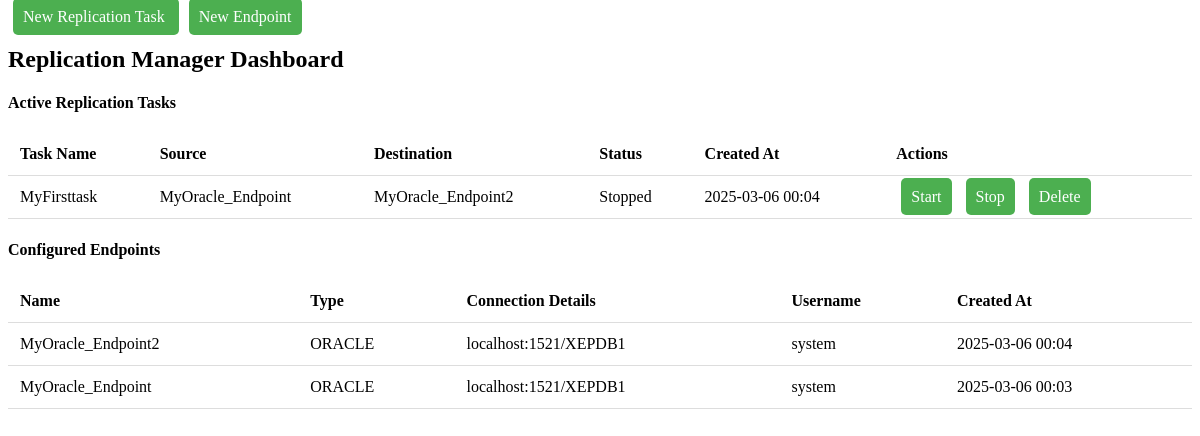
Before: / with the older database file.
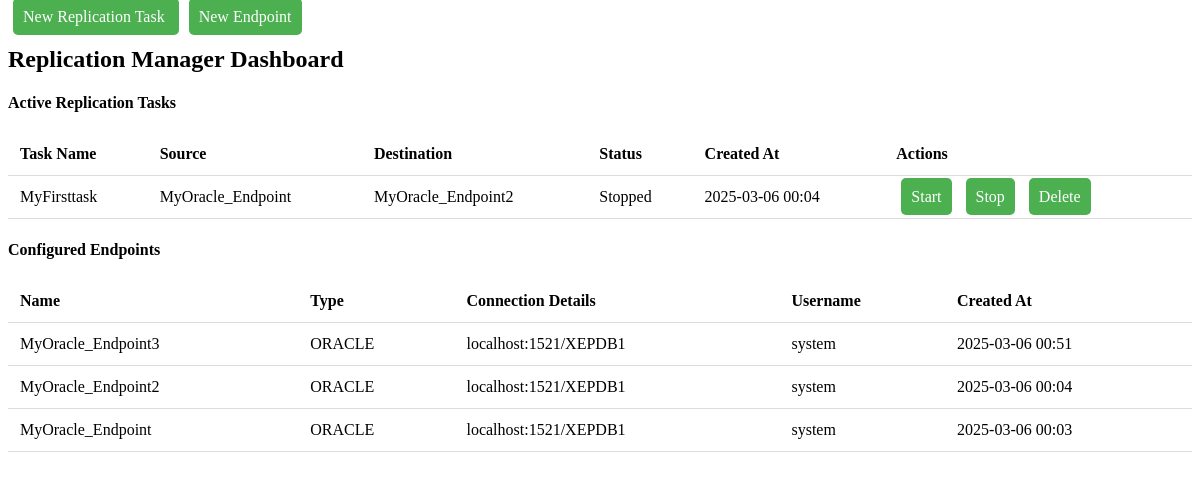
After: the same page with the newer database file.
### app/models/task.py (models this page shows, shortened)
class ReplicationTask(db.Model):
    __tablename__ = 'replication_task'
    id = db.Column(db.Integer, primary_key=True)
    name = db.Column(db.String(120), unique=True, nullable=False)
    source_id = db.Column(db.Integer, db.ForeignKey('endpoint.id'), nullable=False)
    destination_id = db.Column(db.Integer, db.ForeignKey('endpoint.id'), nullable=False)
    tables = db.Column(db.JSON)
    cdc_type = db.Column(db.String(20))
    cdc_config = db.Column(db.JSON)
    status = db.Column(db.String(20), default='stopped')
    options = db.Column(db.JSON)
    last_position = db.Column(db.JSON)
    created_at = db.Column(db.DateTime, default=db.func.now())
    source = db.relationship('Endpoint', foreign_keys=[source_id], backref='source_tasks')
    destination = db.relationship('Endpoint', foreign_keys=[destination_id], backref='destination_tasks')

### app/models/endpoint.py (models this page shows, shortened)
class Endpoint(db.Model):
    id = db.Column(db.Integer, primary_key=True)
    name = db.Column(db.String(100), unique=True, nullable=False)
    type = db.Column(db.String(20), nullable=False)
    username = db.Column(db.String(50))  # Add this
    password = db.Column(db.String(100))  # Add this
    host = db.Column(db.String(120))
    port = db.Column(db.Integer)
    service_name = db.Column(db.String(50))
    dataset = db.Column(db.String(100))
    credentials_json = db.Column(db.Text)
    database = db.Column(db.String(100))
    created_at = db.Column(db.DateTime, default=datetime.utcnow)

### app/web/routes.py (the view)
@bp.route('/')
def dashboard():
    page = request.args.get('page', 1, type=int)
    per_page = 10
    tasks = ReplicationTask.query.order_by(ReplicationTask.created_at.desc()).all()
    endpoints = Endpoint.query.order_by(Endpoint.created_at.desc()).all()
    return render_template('dashboard.html',
                           tasks=tasks,
                           endpoints=endpoints)

### app/web/templates/dashboard.html (shortened to what this page needs)
{% extends "base.html" %}
{% block content %}
<div class="container">
    <div class="d-flex justify-content-between mb-4">
        <div>
            <a href="{{ url_for('web.create_task') }}" class="btn btn-primary">
                 New Replication Task
            </a>
            <a href="{{ url_for('web.create_endpoint') }}" class="btn btn-success ms-2">
                 New Endpoint
            </a>
        </div>
    </div>
<div class="container">
    <h2 class="my-4">Replication Manager Dashboard</h2>
    <div class="card mb-4">
        <div class="card-header">
            <h4 class="mb-0">Active Replication Tasks</h4>
        </div>
        <div class="card-body">
            <table class="table table-hover">
                <thead>
                    <tr>
                        <th>Task Name</th>
                        <th>Source</th>
                        <th>Destination</th>
                        <th>Status</th>
                        <th>Created At</th>
                        <th>Actions</th>
                    </tr>
                </thead>
                <tbody>
                    {% for task in tasks %}
                    <tr>
                        <td>{{ task.name }}</td>
                        <td>{{ task.source.name }}</td>
                        <td>{{ task.destination.name }}</td>
                        <td>
                            <span class="badge bg-{{ 'success' if task.status == 'running' else 'warning' }}">
                                {{ task.status|capitalize }}
                            </span>
                        </td>
                        <td>{{ task.created_at.strftime('%Y-%m-%d %H:%M') }}</td>
                        <td>
                            <div class="btn-group" role="group">
                                <a href="{{ url_for('web.control_task', task_id=task.id, action='start') }}"
                                   class="btn btn-sm btn-success">Start</a>
                                <a href="{{ url_for('web.control_task', task_id=task.id, action='stop') }}"
                                   class="btn btn-sm btn-warning">Stop</a>
                                <a href="{{ url_for('web.delete_task', task_id=task.id) }}"
                                   class="btn btn-sm btn-danger"
                                   onclick="return confirm('Delete this task?')">Delete</a>
                            </div>
                        </td>
                    </tr>
                    {% else %}
                    <tr>
                        <td colspan="6" class="text-center">No active replication tasks</td>
                    </tr>
                    {% endfor %}
                </tbody>
            </table>
        </div>
    </div>
    <div class="card">
        <div class="card-header">
            <h4 class="mb-0">Configured Endpoints</h4>
        </div>
        <div class="card-body">
            <table class="table table-hover">
                <thead>
                    <tr>
                        <th>Name</th>
                        <th>Type</th>
                        <th>Connection Details</th>
                        <th>Username</th>
                        <th>Created At</th>
                    </tr>
                </thead>
                <tbody>
                    {% for endpoint in endpoints %}
                    <tr>
                        <td>{{ endpoint.name }}</td>
                        <td>{{ endpoint.type|upper }}</td>
                        <td>
                            {% if endpoint.type == 'oracle' %}
                                {{ endpoint.host }}:{{ endpoint.port }}/{{ endpoint.service_name }}
                            {% elif endpoint.type == 'bigquery' %}
                                Dataset: {{ endpoint.dataset }}
                            {% elif endpoint.type == 'mysql' %}
                                Database: {{ endpoint.database }}
                            {% endif %}
                        </td>
                        <td>{{ endpoint.username }}</td>
                        <td>{{ endpoint.created_at.strftime('%Y-%m-%d %H:%M') }}</td>
                    </tr>
                    {% else %}
                    <tr>
                        <td colspan="5" class="text-center">No configured endpoints</td>
                    </tr>
                    {% endfor %}
                </tbody>
            </table>
        </div>
    </div>
</div>
{% endblock %}

### app/web/templates/base.html (shortened to what this page needs)
<!DOCTYPE html>
<html>
<head>
    <link rel="stylesheet" href="{{ url_for('static', filename='css/dashboard.css') }}">
</head>
<body>
    <div class="container">
        {% block content %}{% endblock %}
    </div>
</body>
</html>

### app/static/css/dashboard.css (style rules this page uses)
.btn { background: #4CAF50; color: white; padding: 10px; border-radius: 5px; text-decoration: none; margin: 5px; }
table { width: 100%; margin-top: 20px; border-collapse: collapse; }
th, td { padding: 12px; text-align: left; border-bottom: 1px solid #ddd; }

Changed rows visible on the page:
added Endpoint: name "MyOracle_Endpoint3", type "ORACLE", host "localhost", port "1521", service_name "XEPDB1", username "system", created_at "2025-03-06 00:51"
